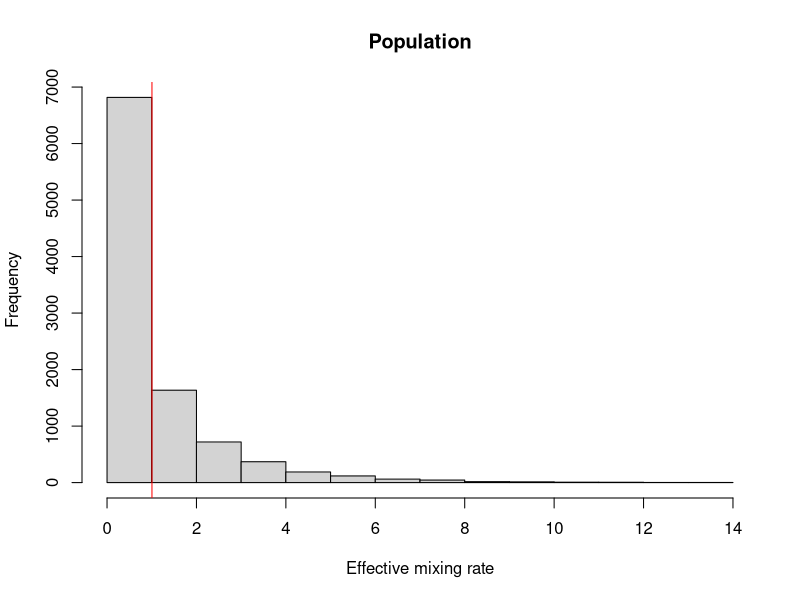
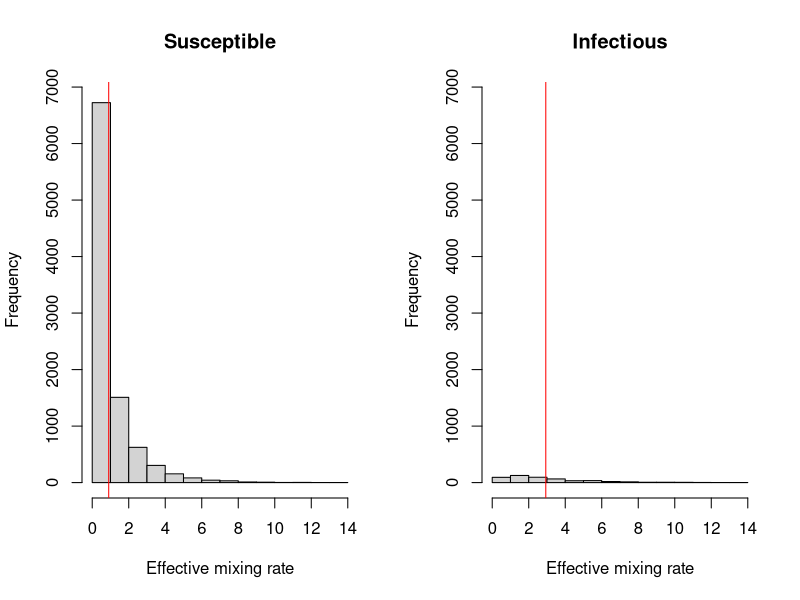
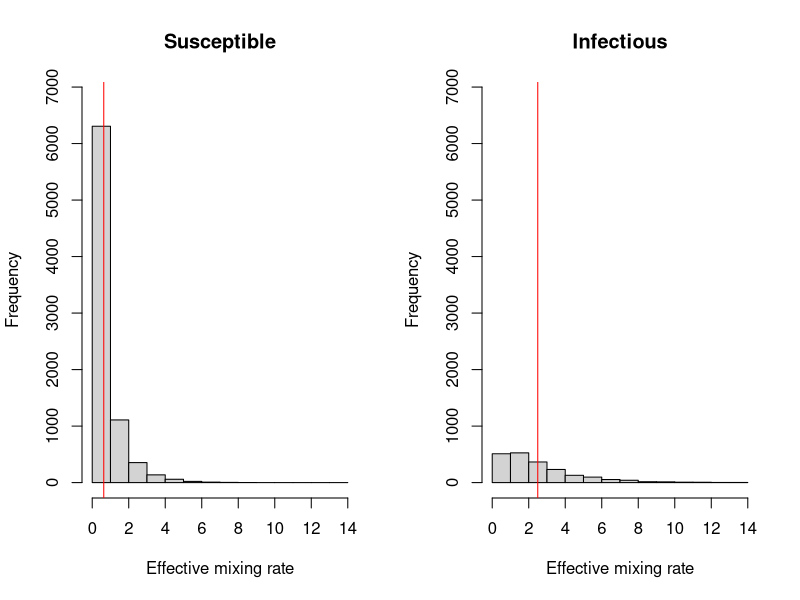
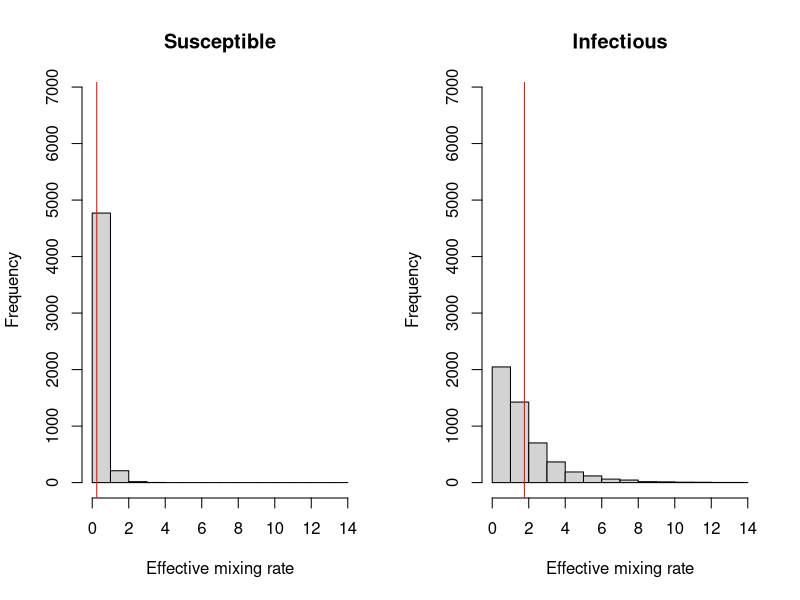

Recreate these plots in R, in order.
set.seed(2131)
popSize <- 1e4
cbar <- 1
kap <- 2

c <- rgamma(popSize, shape=1/kap, scale=cbar*kap)
surv <- rexp(popSize, rate=c)
cuts <- quantile(surv, probs=c(0.05, 0.2, 0.5))
mix <- "Effective mixing rate"

popHist <- function(c, title, breaks=NULL, counts=NULL){
	if (!is.null(counts)) counts <- c(0, max(counts))
	if (is.null(breaks)) breaks <- "Sturges"
	h <- hist(c,
		, main=title
		, xlab=mix
		, breaks = breaks
		, ylim = counts
	)
	abline(v=mean(c), col="red")
	return(h)
}

h0 <- popHist(c, "Population")

par(mfrow=c(1, 2))

for (q in cuts){
	popHist(c[surv>q], "Susceptible", h0$breaks, h0$counts)
	popHist(c[surv<=q], "Infectious", h0$breaks, h0$counts)
}
